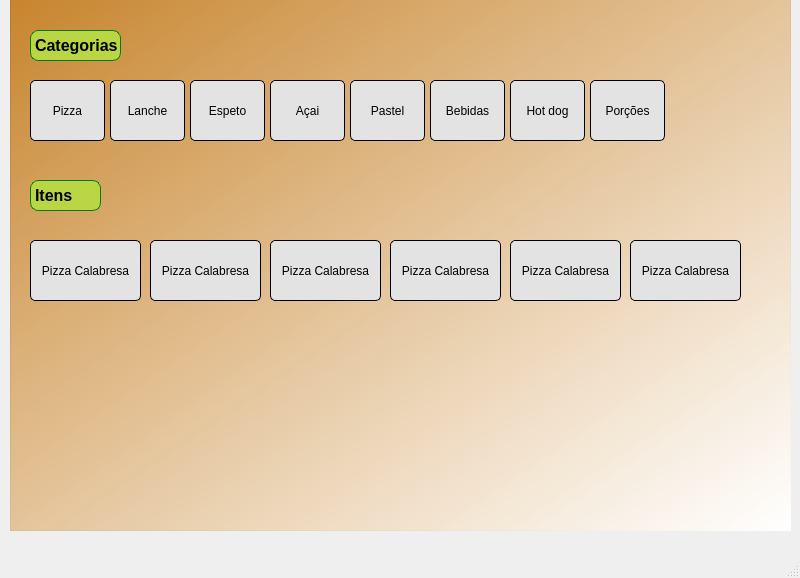
<?xml version="1.0" encoding="UTF-8"?>
<ui version="4.0">
 <class>MainWindow</class>
 <widget class="QMainWindow" name="MainWindow">
  <property name="geometry">
   <rect>
    <x>0</x>
    <y>0</y>
    <width>800</width>
    <height>578</height>
   </rect>
  </property>
  <property name="windowTitle">
   <string>MainWindow</string>
  </property>
  <widget class="QWidget" name="centralwidget">
   <widget class="QFrame" name="cardapio">
    <property name="geometry">
     <rect>
      <x>10</x>
      <y>-10</y>
      <width>781</width>
      <height>541</height>
     </rect>
    </property>
    <property name="styleSheet">
     <string notr="true">background-color: rgb(255, 255, 255);
background-color: qlineargradient(spread:pad, x1:0, y1:0, x2:1, y2:1, stop:0 rgba(199, 132, 44, 233), stop:1 rgba(255, 255, 255, 255));</string>
    </property>
    <property name="frameShape">
     <enum>QFrame::Shape::StyledPanel</enum>
    </property>
    <property name="frameShadow">
     <enum>QFrame::Shadow::Raised</enum>
    </property>
    <widget class="QLabel" name="lanches">
     <property name="geometry">
      <rect>
       <x>20</x>
       <y>40</y>
       <width>91</width>
       <height>31</height>
      </rect>
     </property>
     <property name="font">
      <font>
       <pointsize>12</pointsize>
       <bold>true</bold>
      </font>
     </property>
     <property name="styleSheet">
      <string notr="true">background-color: rgb(187, 214, 68);
border: 1px solid green;
border-radius: 8px;</string>
     </property>
     <property name="text">
      <string>Categorias</string>
     </property>
    </widget>
    <widget class="QPushButton" name="pushButton">
     <property name="geometry">
      <rect>
       <x>20</x>
       <y>90</y>
       <width>75</width>
       <height>61</height>
      </rect>
     </property>
     <property name="styleSheet">
      <string notr="true">background-color: rgb(227, 227, 227);
border: 1px solid black;
border-radius: 5px;</string>
     </property>
     <property name="text">
      <string>Pizza</string>
     </property>
    </widget>
    <widget class="QPushButton" name="pushButton_2">
     <property name="geometry">
      <rect>
       <x>100</x>
       <y>90</y>
       <width>75</width>
       <height>61</height>
      </rect>
     </property>
     <property name="styleSheet">
      <string notr="true">background-color: rgb(227, 227, 227);
border: 1px solid black;
border-radius: 5px;</string>
     </property>
     <property name="text">
      <string>Lanche</string>
     </property>
    </widget>
    <widget class="QPushButton" name="pushButton_3">
     <property name="geometry">
      <rect>
       <x>180</x>
       <y>90</y>
       <width>75</width>
       <height>61</height>
      </rect>
     </property>
     <property name="styleSheet">
      <string notr="true">background-color: rgb(227, 227, 227);
border: 1px solid black;
border-radius: 5px;</string>
     </property>
     <property name="text">
      <string>Espeto</string>
     </property>
    </widget>
    <widget class="QPushButton" name="pushButton_4">
     <property name="geometry">
      <rect>
       <x>260</x>
       <y>90</y>
       <width>75</width>
       <height>61</height>
      </rect>
     </property>
     <property name="styleSheet">
      <string notr="true">background-color: rgb(227, 227, 227);
border: 1px solid black;
border-radius: 5px;</string>
     </property>
     <property name="text">
      <string>Açai</string>
     </property>
    </widget>
    <widget class="QPushButton" name="pushButton_5">
     <property name="geometry">
      <rect>
       <x>340</x>
       <y>90</y>
       <width>75</width>
       <height>61</height>
      </rect>
     </property>
     <property name="styleSheet">
      <string notr="true">background-color: rgb(227, 227, 227);
border: 1px solid black;
border-radius: 5px;</string>
     </property>
     <property name="text">
      <string>Pastel</string>
     </property>
    </widget>
    <widget class="QPushButton" name="pushButton_6">
     <property name="geometry">
      <rect>
       <x>420</x>
       <y>90</y>
       <width>75</width>
       <height>61</height>
      </rect>
     </property>
     <property name="styleSheet">
      <string notr="true">background-color: rgb(227, 227, 227);
border: 1px solid black;
border-radius: 5px;</string>
     </property>
     <property name="text">
      <string>Bebidas</string>
     </property>
    </widget>
    <widget class="QPushButton" name="pushButton_7">
     <property name="geometry">
      <rect>
       <x>500</x>
       <y>90</y>
       <width>75</width>
       <height>61</height>
      </rect>
     </property>
     <property name="styleSheet">
      <string notr="true">background-color: rgb(227, 227, 227);
border: 1px solid black;
border-radius: 5px;</string>
     </property>
     <property name="text">
      <string>Hot dog</string>
     </property>
    </widget>
    <widget class="QPushButton" name="pushButton_8">
     <property name="geometry">
      <rect>
       <x>580</x>
       <y>90</y>
       <width>75</width>
       <height>61</height>
      </rect>
     </property>
     <property name="styleSheet">
      <string notr="true">background-color: rgb(227, 227, 227);
border: 1px solid black;
border-radius: 5px;</string>
     </property>
     <property name="text">
      <string>Porções</string>
     </property>
    </widget>
    <widget class="QLabel" name="lanches_2">
     <property name="geometry">
      <rect>
       <x>20</x>
       <y>190</y>
       <width>71</width>
       <height>31</height>
      </rect>
     </property>
     <property name="font">
      <font>
       <pointsize>12</pointsize>
       <bold>true</bold>
      </font>
     </property>
     <property name="styleSheet">
      <string notr="true">background-color: rgb(187, 214, 68);
border: 1px solid green;
border-radius: 8px;</string>
     </property>
     <property name="text">
      <string>Itens</string>
     </property>
    </widget>
    <widget class="QPushButton" name="pushButton_11">
     <property name="geometry">
      <rect>
       <x>20</x>
       <y>250</y>
       <width>111</width>
       <height>61</height>
      </rect>
     </property>
     <property name="styleSheet">
      <string notr="true">background-color: rgb(227, 227, 227);
border: 1px solid black;
border-radius: 5px;</string>
     </property>
     <property name="text">
      <string>Pizza Calabresa</string>
     </property>
    </widget>
    <widget class="QPushButton" name="pushButton_12">
     <property name="geometry">
      <rect>
       <x>140</x>
       <y>250</y>
       <width>111</width>
       <height>61</height>
      </rect>
     </property>
     <property name="styleSheet">
      <string notr="true">background-color: rgb(227, 227, 227);
border: 1px solid black;
border-radius: 5px;</string>
     </property>
     <property name="text">
      <string>Pizza Calabresa</string>
     </property>
    </widget>
    <widget class="QPushButton" name="pushButton_13">
     <property name="geometry">
      <rect>
       <x>260</x>
       <y>250</y>
       <width>111</width>
       <height>61</height>
      </rect>
     </property>
     <property name="styleSheet">
      <string notr="true">background-color: rgb(227, 227, 227);
border: 1px solid black;
border-radius: 5px;</string>
     </property>
     <property name="text">
      <string>Pizza Calabresa</string>
     </property>
    </widget>
    <widget class="QPushButton" name="pushButton_14">
     <property name="geometry">
      <rect>
       <x>380</x>
       <y>250</y>
       <width>111</width>
       <height>61</height>
      </rect>
     </property>
     <property name="styleSheet">
      <string notr="true">background-color: rgb(227, 227, 227);
border: 1px solid black;
border-radius: 5px;</string>
     </property>
     <property name="text">
      <string>Pizza Calabresa</string>
     </property>
    </widget>
    <widget class="QPushButton" name="pushButton_15">
     <property name="geometry">
      <rect>
       <x>500</x>
       <y>250</y>
       <width>111</width>
       <height>61</height>
      </rect>
     </property>
     <property name="styleSheet">
      <string notr="true">background-color: rgb(227, 227, 227);
border: 1px solid black;
border-radius: 5px;</string>
     </property>
     <property name="text">
      <string>Pizza Calabresa</string>
     </property>
    </widget>
    <widget class="QPushButton" name="pushButton_16">
     <property name="geometry">
      <rect>
       <x>620</x>
       <y>250</y>
       <width>111</width>
       <height>61</height>
      </rect>
     </property>
     <property name="styleSheet">
      <string notr="true">background-color: rgb(227, 227, 227);
border: 1px solid black;
border-radius: 5px;</string>
     </property>
     <property name="text">
      <string>Pizza Calabresa</string>
     </property>
    </widget>
    <widget class="QLabel" name="label">
     <property name="geometry">
      <rect>
       <x>0</x>
       <y>10</y>
       <width>781</width>
       <height>531</height>
      </rect>
     </property>
     <property name="frameShadow">
      <enum>QFrame::Shadow::Plain</enum>
     </property>
     <property name="text">
      <string/>
     </property>
     <property name="pixmap">
      <pixmap resource="../../Lanchonete/1.qrc">:/um/lanche.png</pixmap>
     </property>
     <property name="scaledContents">
      <bool>false</bool>
     </property>
    </widget>
    <zorder>label</zorder>
    <zorder>lanches</zorder>
    <zorder>pushButton</zorder>
    <zorder>pushButton_2</zorder>
    <zorder>pushButton_3</zorder>
    <zorder>pushButton_4</zorder>
    <zorder>pushButton_5</zorder>
    <zorder>pushButton_6</zorder>
    <zorder>pushButton_7</zorder>
    <zorder>pushButton_8</zorder>
    <zorder>lanches_2</zorder>
    <zorder>pushButton_11</zorder>
    <zorder>pushButton_12</zorder>
    <zorder>pushButton_13</zorder>
    <zorder>pushButton_14</zorder>
    <zorder>pushButton_15</zorder>
    <zorder>pushButton_16</zorder>
   </widget>
  </widget>
  <widget class="QMenuBar" name="menubar">
   <property name="geometry">
    <rect>
     <x>0</x>
     <y>0</y>
     <width>800</width>
     <height>22</height>
    </rect>
   </property>
  </widget>
  <widget class="QStatusBar" name="statusbar"/>
 </widget>
 <resources>
  <include location="../../Lanchonete/1.qrc"/>
 </resources>
 <connections/>
</ui>
